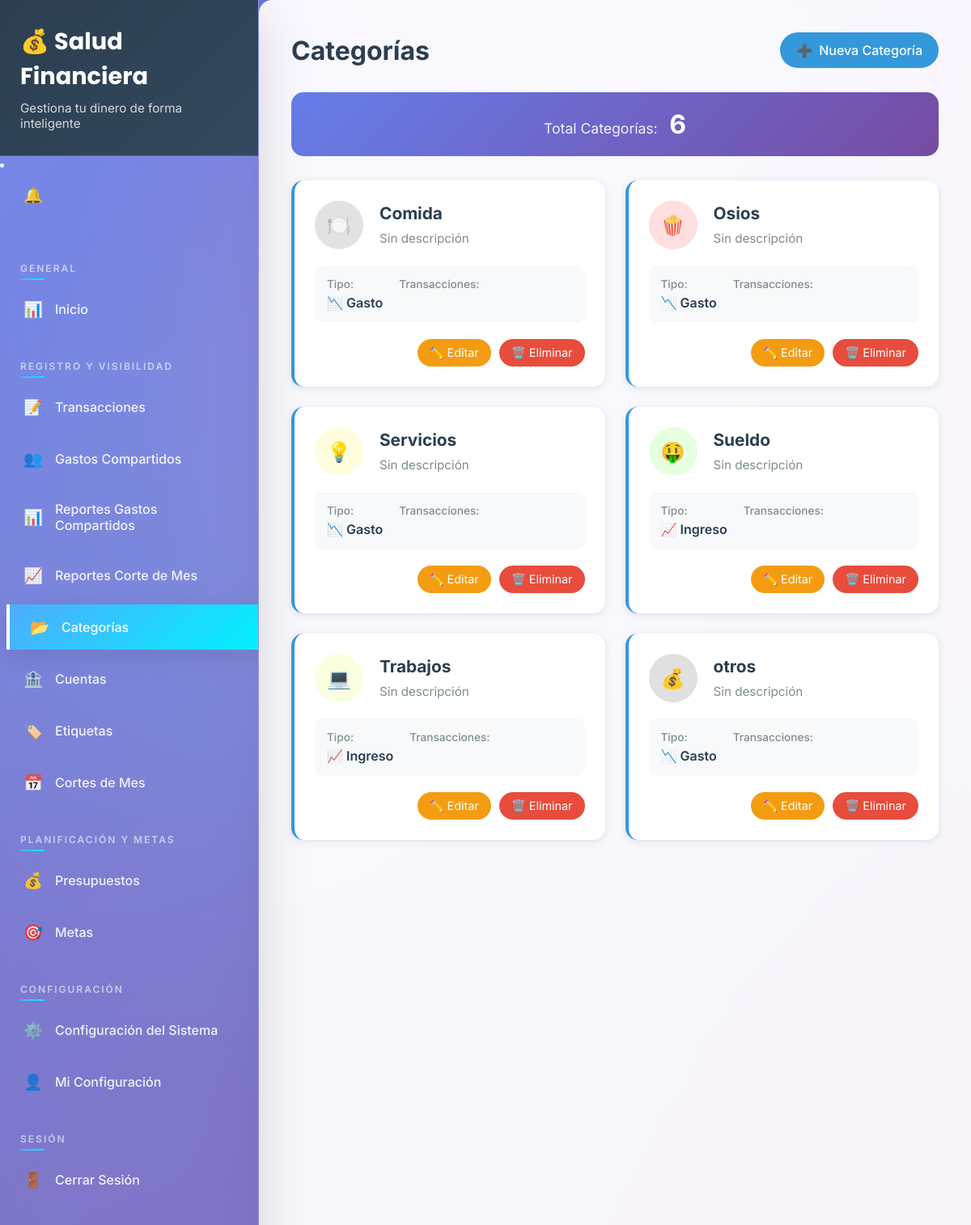
/finanzas/categorias/ (signed in), run on the app's committed database.
### finanzas/models.py (models this page shows, shortened)
class Categoria(models.Model):
    TIPO_CHOICES = [
        ('ingreso', 'Ingreso'),
        ('gasto', 'Gasto'),
        ('ambos', 'Ambos'),
    ]
    nombre = models.CharField(max_length=100)
    icono = models.CharField(max_length=50, default='📊')  # Emoji como icono
    color = models.CharField(max_length=7, default='#3498db')  # Color en hex
    tipo = models.CharField(max_length=10, choices=TIPO_CHOICES, default='gasto')
    usuario = models.ForeignKey(User, on_delete=models.CASCADE, related_name='categorias')
    activa = models.BooleanField(default=True)
    fecha_creacion = models.DateTimeField(auto_now_add=True)
    class Meta:
        unique_together = ['nombre', 'usuario']
        ordering = ['nombre']

### finanzas/views.py (the view)
# urls.py: path('categorias/', views.categorias_lista, name='categorias_lista'),
@login_required(login_url='/finanzas/')
def categorias_lista(request):
    categorias = Categoria.objects.filter(usuario=request.user).order_by('nombre')
    context = {
        'categorias': categorias,
    }
    return render(request, 'categorias/lista.html', context)

### finanzas/context_processors.py (called while the page is built)
def notificaciones_no_leidas(request):
    if request.user.is_authenticated:
        count = Notificacion.objects.filter(usuario=request.user, leida=False).count()
        return {'notificaciones_no_leidas_count': count}
    return {'notificaciones_no_leidas_count': 0}

### finanzas/templates/categorias/lista.html (shortened to what this page needs)
{% extends 'base/base.html' %}
{% block content %}
<div class="categories-container">
    <div class="page-header">
        <h1>Categorías</h1>
        <a href="{% url 'categoria_crear' %}" class="btn-primary">
            <span>➕</span> Nueva Categoría
        </a>
    </div>
    <div class="summary-section">
        <div class="summary-card">
            <span class="summary-label">Total Categorías:</span>
            <span class="summary-value">{{ categorias.count }}</span>
        </div>
    </div>
    {% if categorias %}
        <div class="categories-grid">
            {% for categoria in categorias %}
            <div class="category-card">
                <div class="category-header">
                    <div class="category-icon" style="background-color: {{ categoria.color }}20; color: {{ categoria.color }};">
                        {{ categoria.icono }}
                    </div>
                    <div class="category-info">
                        <h3>{{ categoria.nombre }}</h3>
                        <p class="category-description">{{ categoria.descripcion|default:"Sin descripción" }}</p>
                    </div>
                </div>
                <div class="category-stats">
                    <div class="stat-item">
                        <span class="stat-label">Tipo:</span>
                        <span class="stat-value">
                            {% if categoria.tipo == 'ingreso' %}📈 Ingreso{% elif categoria.tipo == 'gasto' %}📉 Gasto{% else %}🔄 Ambos{% endif %}
                        </span>
                    </div>
                    <div class="stat-item">
                        <span class="stat-label">Transacciones:</span>
                    </div>
                </div>
                <div class="category-actions">
                    <a href="{% url 'categoria_editar' categoria.pk %}" class="btn-edit">✏️ Editar</a>
                    <a href="{% url 'categoria_eliminar' categoria.pk %}" class="btn-delete">🗑️ Eliminar</a>
                </div>
            </div>
            {% endfor %}
        </div>
    {% endif %}
</div>
{% endblock %}

### finanzas/templates/base/base.html (shortened to what this page needs)
<!DOCTYPE html>
<html lang="es">
<head>
    <link rel="stylesheet" href="https://cdnjs.cloudflare.com/ajax/libs/font-awesome/6.4.0/css/all.min.css">
</head>
<body>
    <div class="container">
        <nav class="sidebar" id="sidebar">
            <div class="sidebar-header">
                <h2>💰 Salud Financiera</h2>
                <p>Gestiona tu dinero de forma inteligente</p>
            </div>
            {% if user.is_authenticated %}
            <div class="nav-section">
                <li class="nav-item">
                    <div class="notification-container">
                        <a href="#" class="nav-link notification-toggle" id="notificationToggle">
                            <span class="nav-icon">🔔</span>
                        </a>
                    </div>
                </li>
            </div>
            {% endif %}
            <ul class="nav-menu">
                <div class="nav-section">
                    <div class="nav-section-title">General</div>
                    <li class="nav-item">
                        <a href="{% url 'dashboard' %}" class="nav-link {% if request.resolver_match.url_name == 'dashboard' %}active{% endif %}">
                            <span class="nav-icon">📊</span>
                            Inicio
                        </a>
                    </li>
                </div>
                <div class="nav-section">
                    <div class="nav-section-title">Registro y Visibilidad</div>
                    <li class="nav-item">
                        <a href="{% url 'transacciones_lista' %}" class="nav-link {% if 'transaccion' in request.resolver_match.url_name %}active{% endif %}">
                            <span class="nav-icon">📝</span>
                            Transacciones
                        </a>
                    </li>
                    <li class="nav-item">
                        <a href="{% url 'dashboard_gastos_compartidos' %}" class="nav-link {% if 'gastos_compartidos' in request.resolver_match.url_name %}active{% endif %}">
                            <span class="nav-icon">👥</span>
                            Gastos Compartidos
                        </a>
                    </li>
                    <li class="nav-item">
                        <a href="{% url 'reportes_gastos_compartidos' %}" class="nav-link {% if 'reportes_gastos_compartidos' in request.resolver_match.url_name %}active{% endif %}">
                            <span class="nav-icon">📊</span>
                            Reportes Gastos Compartidos
                        </a>
                    </li>
                    <li class="nav-item">
                        <a href="{% url 'reportes_corte_mes' %}" class="nav-link {% if 'reportes_corte_mes' in request.resolver_match.url_name %}active{% endif %}">
                            <span class="nav-icon">📈</span>
                            Reportes Corte de Mes
                        </a>
                    </li>
                    <li class="nav-item">
                        <a href="{% url 'categorias_lista' %}" class="nav-link {% if 'categoria' in request.resolver_match.url_name %}active{% endif %}">
                            <span class="nav-icon">📂</span>
                            Categorías
                        </a>
                    </li>
                    <li class="nav-item">
                        <a href="{% url 'cuentas_lista' %}" class="nav-link {% if 'cuenta' in request.resolver_match.url_name %}active{% endif %}">
                            <span class="nav-icon">🏦</span>
                            Cuentas
                        </a>
                    </li>
                    <li class="nav-item">
                        <a href="{% url 'tags_lista' %}" class="nav-link {% if 'tag' in request.resolver_match.url_name %}active{% endif %}">
                            <span class="nav-icon">🏷️</span>
                            Etiquetas
                        </a>
                    </li>
                    <li class="nav-item">
                        <a href="{% url 'cortes_mes_lista' %}" class="nav-link {% if 'corte_mes' in request.resolver_match.url_name %}active{% endif %}">
                            <span class="nav-icon">📅</span>
                            Cortes de Mes
                        </a>
                    </li>
                </div>
                <div class="nav-section">
                    <div class="nav-section-title">Planificación y Metas</div>
                    <li class="nav-item">
                        <a href="{% url 'presupuestos_lista' %}" class="nav-link {% if 'presupuesto' in request.resolver_match.url_name %}active{% endif %}">
                            <span class="nav-icon">💰</span>
                            Presupuestos
                        </a>
                    </li>
                    <li class="nav-item">
                        <a href="{% url 'metas_lista' %}" class="nav-link {% if 'meta' in request.resolver_match.url_name %}active{% endif %}">
                            <span class="nav-icon">🎯</span>
                            Metas
                        </a>
                    </li>
                </div>
                <div class="nav-section">
                    <div class="nav-section-title">Configuración</div>
                    {% if user.is_staff or user.is_superuser %}
                    <li class="nav-item">
                        <a href="{% url 'configuracion' %}" class="nav-link {% if 'configuracion' in request.resolver_match.url_name and 'mi-configuracion' not in request.resolver_match.url_name %}active{% endif %}">
                            <span class="nav-icon">⚙️</span>
                            Configuración del Sistema
                        </a>
                    </li>
                    {% endif %}
                    <li class="nav-item">
                        <a href="{% url 'configuracion_personal' %}" class="nav-link {% if 'mi-configuracion' in request.resolver_match.url_name %}active{% endif %}">
                            <span class="nav-icon">👤</span>
                            Mi Configuración
                        </a>
                    </li>
                </div>
                <div class="nav-section">
                    <div class="nav-section-title">Sesión</div>
                    <li class="nav-item">
                        <a href="{% url 'logout' %}" class="nav-link">
                            <span class="nav-icon">🚪</span>
                            Cerrar Sesión
                        </a>
                    </li>
                </div>
            </ul>
        </nav>
        <main class="main-content">
            {% block content %}
            {% endblock %}
        </main>
    </div>
</body>
</html>

### finanzas/templates/base/base.html (style rules this page uses)
:root { --primary-gradient: linear-gradient(135deg, #667eea 0%, #764ba2 100%); --secondary-gradient: linear-gradient(135deg, #f093fb 0%, #f5576c 100%); --success-gradient: linear-gradient(135deg, #4facfe 0%, #00f2fe 100%); --warning-gradient: linear-gradient(135deg, #fa709a 0%, #fee140 100%); --danger-gradient: linear-gradient(135deg, #ff9a9e 0%, #fecfef 100%); --dark-gradient: linear-gradient(135deg, #2c3e50 0%, #34495e 100%); --glass-bg: rgba(255, 255, 255, 0.1); --glass-border: rgba(255, 255, 255, 0.2); --shadow-soft: 0 8px 32px rgba(0, 0, 0, 0.1); --shadow-strong: 0 20px 60px rgba(0, 0, 0, 0.15); --border-radius: 16px; --transition: all 0.3s cubic-bezier(0.4, 0, 0.2, 1); }
* { margin: 0; padding: 0; box-sizing: border-box; }
body { font-family: 'Inter', -apple-system, BlinkMacSystemFont, 'Segoe UI', Roboto, sans-serif; background: var(--primary-gradient); min-height: 100vh; overflow-x: hidden; position: relative; }
body::before { content: ''; position: fixed; top: 0; left: 0; width: 100%; height: 100%; background-image: radial-gradient(circle at 20% 80%, rgba(120, 119, 198, 0.3) 0%, transparent 50%), radial-gradient(circle at 80% 20%, rgba(255, 119, 198, 0.3) 0%, transparent 50%), radial-gradient(circle at 40% 40%, rgba(120, 219, 255, 0.2) 0%, transparent 50%); pointer-events: none; z-index: -1; animation: float 20s ease-in-out infinite; }
.container { display: flex; min-height: 100vh; position: relative; }
.sidebar { width: 320px; background: var(--glass-bg); backdrop-filter: blur(20px); -webkit-backdrop-filter: blur(20px); border-right: 1px solid var(--glass-border); color: white; padding: 0; position: fixed; height: 100vh; overflow-y: auto; transition: var(--transition); z-index: 1000; box-shadow: var(--shadow-strong); }
.sidebar-header { padding: 30px 25px; background: var(--dark-gradient); border-bottom: 1px solid var(--glass-border); position: relative; overflow: hidden; }
.sidebar-header::before { content: ''; position: absolute; top: 0; left: 0; right: 0; bottom: 0; background: linear-gradient(45deg, transparent 30%, rgba(255, 255, 255, 0.1) 50%, transparent 70%); transform: translateX(-100%); animation: shimmer 3s infinite; }
.sidebar-header h2 { font-family: 'Poppins', sans-serif; font-size: 1.8rem; font-weight: 700; color: #ffffff; margin-bottom: 8px; position: relative; z-index: 1; }
.sidebar-header p { color: rgba(255, 255, 255, 0.8); font-size: 0.95rem; font-weight: 400; position: relative; z-index: 1; }
.nav-menu { list-style: none; padding: 20px 0; }
.nav-section { margin-bottom: 35px; }
.nav-section-title { padding: 0 25px 15px; font-size: 0.75rem; text-transform: uppercase; color: rgba(255, 255, 255, 0.6); font-weight: 600; letter-spacing: 2px; position: relative; }
.nav-section-title::after { content: ''; position: absolute; bottom: 8px; left: 25px; width: 30px; height: 2px; background: var(--success-gradient); border-radius: 1px; }
.nav-item { margin-bottom: 8px; }
.nav-link { display: flex; align-items: center; padding: 16px 25px; color: rgba(255, 255, 255, 0.9); text-decoration: none; transition: var(--transition); border-left: 4px solid transparent; position: relative; overflow: hidden; font-weight: 500; }
.nav-link::before { content: ''; position: absolute; top: 0; left: -100%; width: 100%; height: 100%; background: linear-gradient(90deg, transparent, rgba(255, 255, 255, 0.1), transparent); transition: var(--transition); }
.nav-link.active { background: var(--success-gradient); color: #ffffff; border-left-color: #ffffff; box-shadow: var(--shadow-soft); transform: translateX(8px); }
.nav-icon { margin-right: 15px; font-size: 1.2rem; width: 24px; text-align: center; transition: var(--transition); }
.main-content { flex: 1; margin-left: 320px; padding: 40px; background: rgba(255, 255, 255, 0.95); backdrop-filter: blur(10px); -webkit-backdrop-filter: blur(10px); min-height: 100vh; border-radius: var(--border-radius) 0 0 var(--border-radius); box-shadow: var(--shadow-soft); animation: slideIn 0.6s ease-out; }
.notification-container { position: relative; }
.notification-toggle { position: relative; display: flex; align-items: center; justify-content: space-between; }

### data on the page
Categoria: icono "🍽️", nombre "Comida", descripcion "Sin descripción", tipo "📉 Gasto"
Categoria: icono "🍿", nombre "Osios", descripcion "Sin descripción", tipo "📉 Gasto"
Categoria: icono "💡", nombre "Servicios", descripcion "Sin descripción", tipo "📉 Gasto"
Categoria: icono "🤑", nombre "Sueldo", descripcion "Sin descripción", tipo "📈 Ingreso"
Categoria: icono "💻", nombre "Trabajos", descripcion "Sin descripción", tipo "📈 Ingreso"
Categoria: icono "💰", nombre "otros", descripcion "Sin descripción", tipo "📉 Gasto"

### other printed values
{{ categorias.count }} "6"
